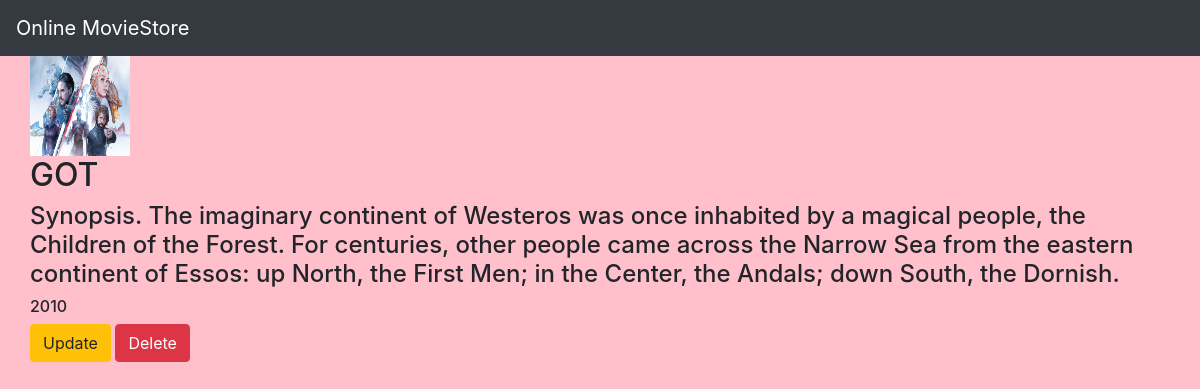
The app's page /movie/4/ with its own data.
### movieapp/models.py (models this page shows, shortened)
class Movie(models.Model):
    name=models.CharField(max_length=300)
    description=models.TextField()
    year=models.IntegerField()
    image=models.ImageField(upload_to='gallery')

### movieapp/views.py (the view)
# urls.py: path('movie/<int:movie_id>/',views.details,name="details"),
def details(request,movie_id):
    movie=Movie.objects.get(id=movie_id)
    return render(request,'details.html',{'movie':movie})

### templates/details.html
{% extends 'base.html' %}
{% block body %}
<div class="container">
    <div class="row">
    <div class="cols-md-6">
        <img src ="{{movie.image.url}}"width="100" height="100">
        </div>
        <div class="cols-md-6">
        <h2>{{movie.name}}</h2>
        <h4> {{movie.description}}</h4>
           <h6>{{movie.year}}</h6>
            <a class="btn btn-warning" href="{% url 'movieapp:update' movie.id %}">Update</a>
            <a class="btn btn-danger" href="{% url 'movieapp:delete' movie.id %}">Delete</a>
        </div>
    </div>
</div>
{% endblock %}

### static/style.css (style rules this page uses)
body { background-color:pink; }

### records on screen
Movie: image (picture), name "GOT", description "Synopsis. The imaginary continent of Westeros was once inhabited by a magical people, the Children of the Forest. For centuries, other people came across the Narrow Sea from the eastern continent of Essos: up North, the First Men; in the Center, the Andals; down South, the Dornish.", year "2010"
